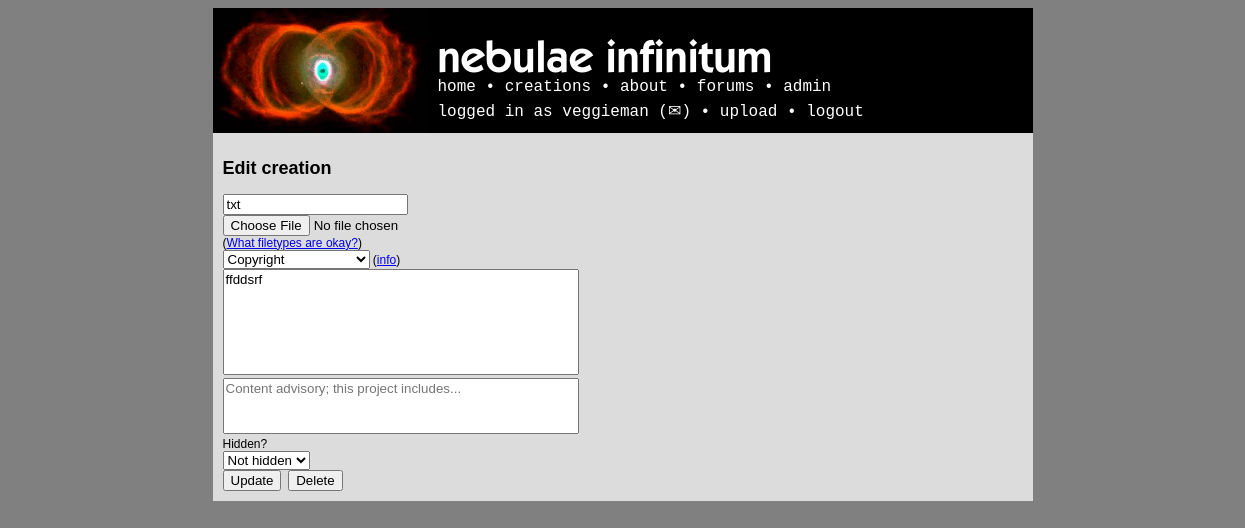
Page /edit.php?id=3 (signed in) on the earlier database version.
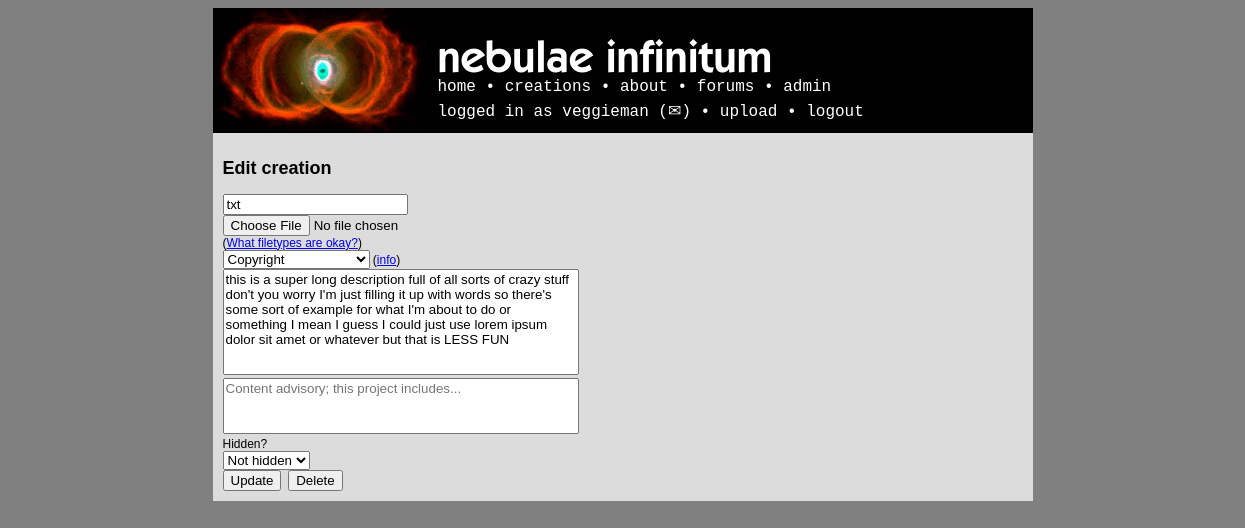
Same page on the later database version.
### tables this page shows
CREATE TABLE IF NOT EXISTS `creations` (
  `id` int(50) NOT NULL AUTO_INCREMENT,
  `name` varchar(50) NOT NULL,
  `type` enum('writing','flash','scratch','artwork','audio') NOT NULL,
  `ownerid` int(25) NOT NULL,
  `created` timestamp NULL DEFAULT NULL,
  `modified` timestamp NULL DEFAULT CURRENT_TIMESTAMP,
  `hidden` enum('no','censored','flagged','approved','byowner','deleted') NOT NULL DEFAULT 'no',
  `filetype` varchar(7) NOT NULL,
  `filename` varchar(25) NOT NULL,
  `descr` text,
  `advisory` text,
  `views` int(11) NOT NULL DEFAULT '0',
  `favourites` int(11) NOT NULL DEFAULT '0',
  `rating` decimal(2,1) NOT NULL DEFAULT '0.0',
  `license` enum('copyright','cc-0','cc-by','cc-by-nd','cc-by-sa','cc-by-nc','cc-by-nc-nd','cc-by-nc-sa','mit','gpl','bsd') NOT NULL DEFAULT 'copyright',
  PRIMARY KEY (`id`)
);

### templates/edit_template.php (the view, shortened to what this page needs)
<!DOCTYPE html>
<html>
<head>
<link rel="stylesheet" type="text/css" href="templates/style.php" media="screen" />
</head>
<body>
<? require_once("header.php"); ?>
<div class="container">
	<h2>Edit creation</h2>
	<form method="post" enctype="multipart/form-data">
	<input type="text" name="title" style="margin-left:0px;" placeholder="Title" value="<?=stripslashes($creation['name'])?>"/><br/>
	<input type="file" name="creationfile" style="margin-left:0px;" accept=".png,.gif,.jpg,.jpeg,.jpe,.bmp,.dib,.svg,.tif,.tiff,.sb,.sb2,.mp3,.swf,.txt"/><br/>
	(<a href="info/filetypes.php">What filetypes are okay?</a>)<br/>
	<div>
	<?php
	$selected='selected="selected"';
	switch($creation['license']){
		case 'copyright':
			$a=$selected;
			break;
	}
	?>
	<select name="license" style="margin-left:0px;margin-top:0px;">
	<option value="copyright" <?php echo $a ?>>Copyright</option>
	</select> (<a href="info/licenses.php">info</a>)
	</div>
	<textarea name="description" style="width:350px;height:100px;resize:none;font-family:Arial,Helvetica,sans-serif;" placeholder="Describe your creation..."><?=stripslashes($creation['descr'])?></textarea><br/>
	<textarea name="advisory" style="width:350px;height:50px;resize:none;font-family:Arial,Helvetica,sans-serif;" placeholder="Content advisory; this project includes..."><?=stripslashes($creation['advisory'])?></textarea><br/>
	<?
	if ($creation['hidden'] == "no" || $creation['hidden'] == "approved") $nselected = 'selected="selected"';
	else if ($creation['hidden'] == "byowner" || $creation['hidden'] == "deleted") $hselected = 'selected="selected"';
	else if ($creation['hidden'] == "censored" || $creation['hidden'] == "flagged") $cselected = 'selected="selected"';
	?>
	<label for="hidden">Hidden?</label><br/>
	<select name="hidden" style="margin-left:0px;">
	<option value="no" <?=$nselected?>>Not hidden</option>
	</select><br/>
	<input type="submit" name="update" value="Update" style="margin-left:0px;"/>&nbsp;
	<? if ($creation['hidden'] == "deleted") echo '<input type="submit" name="undelete" value="Undelete" />'; else echo '<input type="submit" name="delete" value="Delete" />'; ?>
	</form>
</body>
</html>

Differences in the rows shown:
changed creations "txt": description "ffddsrf" → "this is a super long description full of all sorts of crazy stuff don't you worry I'm just filling it up with words so there's some sort of example for what I'm about to do or something I mean I guess I could just use lorem ipsum dolor sit amet or whatever but that is LESS FUN"
